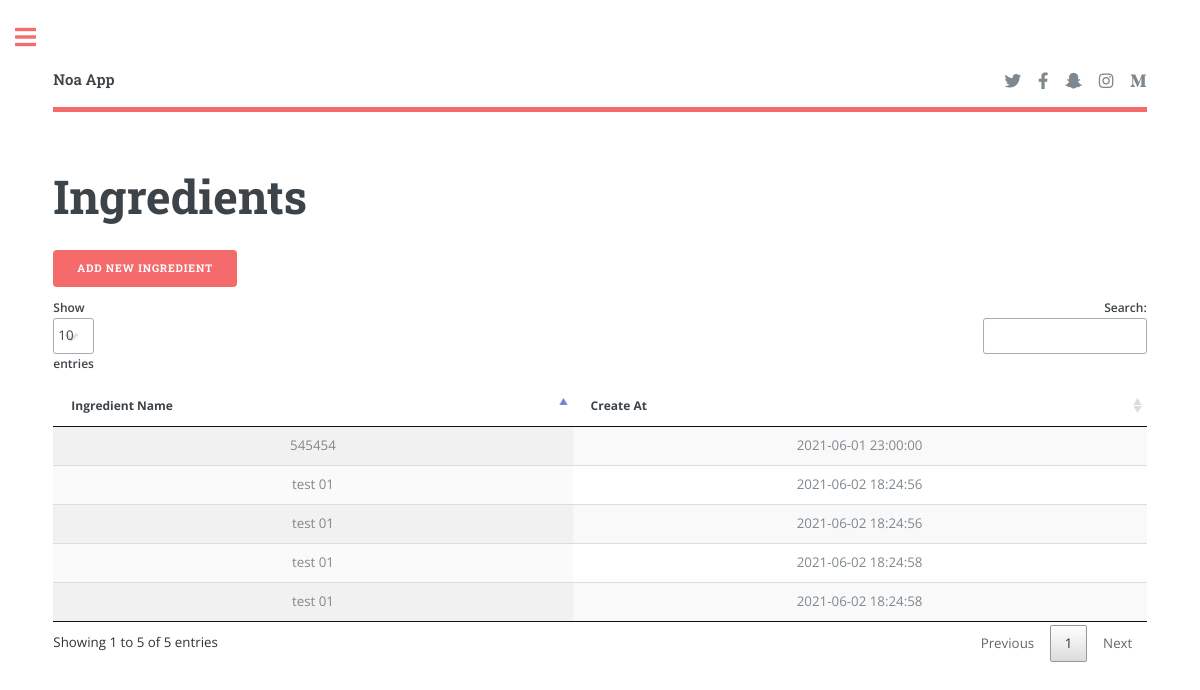
Before: /admin/ingredient_list.php (signed in) with the older database file.
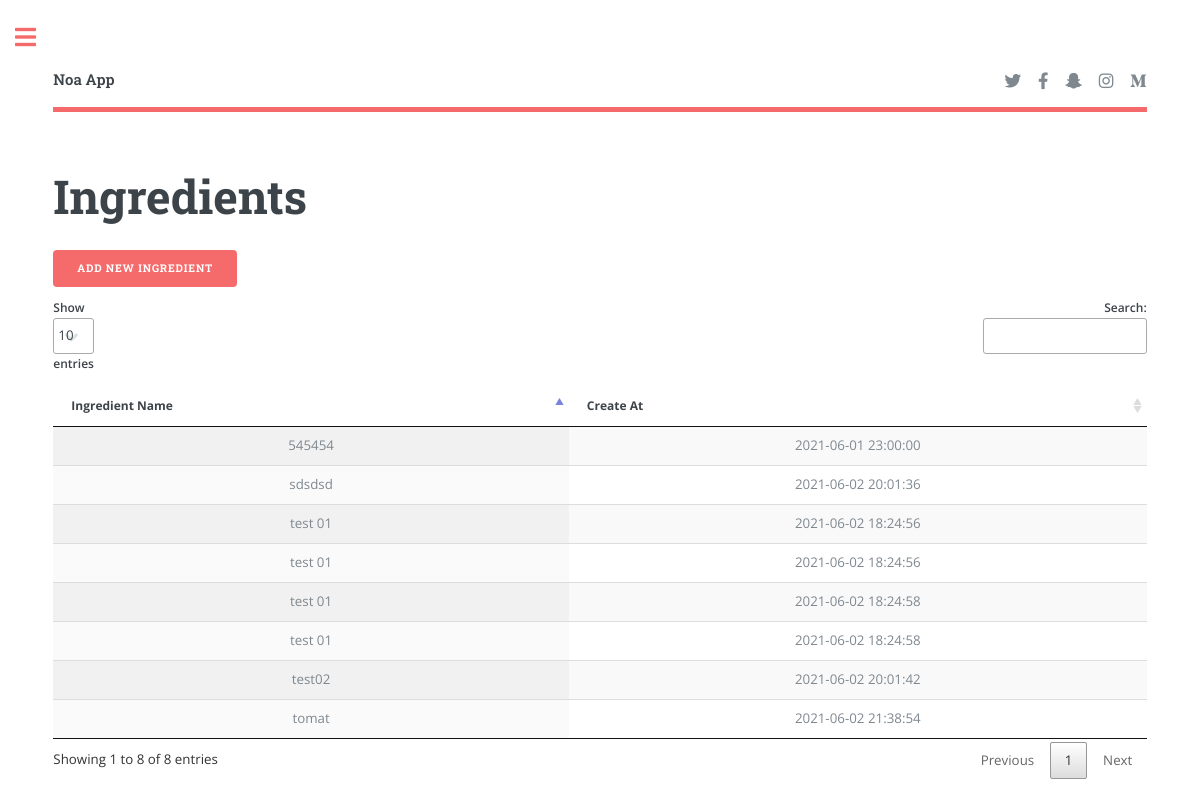
After: the same page with the newer database file.
### tables this page shows
CREATE TABLE `ingredient` (
  `id_ing` int(11) NOT NULL,
  `name_ing` varchar(255) NOT NULL,
  `create_at` timestamp NOT NULL DEFAULT current_timestamp() ON UPDATE current_timestamp()
);

### admin/ingredient_list.php (the view, shortened to what this page needs)
<?php
include("./includes/header.php");
include("../config/connection.php");
?>
<section>
	<header class="main">
		<h1>Ingredients</h1>
		<a href="ingredient_add.php" type="submit" class="button primary">Add New Ingredient</a>
	</header>
	<div class="row gtr-200">
		<div class="col-12 col-12-medium">
			<div class="table-wrapper">
				<table id="table_id" class="display">
					<thead>
						<tr>
							<th>Ingredient Name</th>
							<th>Create At</th>
						</tr>
					</thead>
					<tbody>
						<?php
							$query = "SELECT * FROM `ingredient`";
							$query = $db->query($query);
							$query->execute();
							$count = $query->rowCount();
							$row = $query->fetchAll(PDO::FETCH_ASSOC);
							$i = 0;
							while($i < $count) {
								echo "
									<tr>
										<td><center>".$row[$i]["name_ing"]."</center></td>
										<td><center>".$row[$i]["create_at"]."</center></td>
									</tr>
										";
									$i++;
							}
						?>
					</tbody>
				</table>
			</div>
		</div>
	</div>
</section>
<?php include("./includes/sidebar.php"); ?>

### admin/includes/header.php (shortened to what this page needs)
<!DOCTYPE HTML>
<html>
	<head>
		<link rel="stylesheet" href="assets/css/main.css" />
		<link rel="stylesheet" type="text/css" href="assets/DataTables/datatables.css"/>
	</head>
	<body class="is-preload">
			<div id="wrapper">
					<div id="main">
						<div class="inner">
								<header id="header">
									<a href="./home.php" class="logo"><strong>Noa App</strong></a>
									<ul class="icons">
										<li><a href="#" class="icon brands fa-twitter"><span class="label">Twitter</span></a></li>
										<li><a href="#" class="icon brands fa-facebook-f"><span class="label">Facebook</span></a></li>
										<li><a href="#" class="icon brands fa-snapchat-ghost"><span class="label">Snapchat</span></a></li>
										<li><a href="#" class="icon brands fa-instagram"><span class="label">Instagram</span></a></li>
										<li><a href="#" class="icon brands fa-medium-m"><span class="label">Medium</span></a></li>
									</ul>
								</header>

### admin/includes/sidebar.php (shortened to what this page needs)
            </div>
					</div>
			</div>
	</body>
</html>

### admin/assets/DataTables/datatables.css (style rules this page uses)
table.dataTable { width: 100%; margin: 0 auto; clear: both; border-collapse: separate; border-spacing: 0; }
table.dataTable thead th, table.dataTable tfoot th { font-weight: bold; }
table.dataTable thead th, table.dataTable thead td { padding: 10px 18px; border-bottom: 1px solid #111; }
table.dataTable thead .sorting, table.dataTable thead .sorting_asc, table.dataTable thead .sorting_desc, table.dataTable thead .sorting_asc_disabled, table.dataTable thead .sorting_desc_disabled { cursor: pointer; *cursor: hand; background-repeat: no-repeat; background-position: center right; }
table.dataTable thead .sorting { background-image: url("DataTables-1.10.24/images/sort_both.png"); }
table.dataTable thead .sorting_asc { background-image: url("DataTables-1.10.24/images/sort_asc.png") !important; }
table.dataTable tbody tr { background-color: #ffffff; }
table.dataTable tbody th, table.dataTable tbody td { padding: 8px 10px; }
table.dataTable.row-border tbody th, table.dataTable.row-border tbody td, table.dataTable.display tbody th, table.dataTable.display tbody td { border-top: 1px solid #ddd; }
table.dataTable.row-border tbody tr:first-child th, table.dataTable.row-border tbody tr:first-child td, table.dataTable.display tbody tr:first-child th, table.dataTable.display tbody tr:first-child td { border-top: none; }
table.dataTable.stripe tbody tr.odd, table.dataTable.display tbody tr.odd { background-color: #f9f9f9; }
table.dataTable.order-column tbody tr > .sorting_1, table.dataTable.order-column tbody tr > .sorting_2, table.dataTable.order-column tbody tr > .sorting_3, table.dataTable.display tbody tr > .sorting_1, table.dataTable.display tbody tr > .sorting_2, table.dataTable.display tbody tr > .sorting_3 { background-color: #fafafa; }
table.dataTable.display tbody tr.odd > .sorting_1, table.dataTable.order-column.stripe tbody tr.odd > .sorting_1 { background-color: #f1f1f1; }
table.dataTable.display tbody tr.even > .sorting_1, table.dataTable.order-column.stripe tbody tr.even > .sorting_1 { background-color: #fafafa; }
table.dataTable.no-footer { border-bottom: 1px solid #111; }
table.dataTable, table.dataTable th, table.dataTable td { box-sizing: content-box; }

Changed rows visible on the page:
added ingredient: name_ing "sdsdsd", create_at "2021-06-02 20:01:36"
added ingredient: name_ing "test02", create_at "2021-06-02 20:01:42"
added ingredient: name_ing "tomat", create_at "2021-06-02 21:38:54"
Other visible differences:
text written by a page script: "Show entries Search: Showing 1 to 5 of 5 entries Previous 1 Next" → "Show entries Search: Showing 1 to 8 of 8 entries Previous 1 Next"
